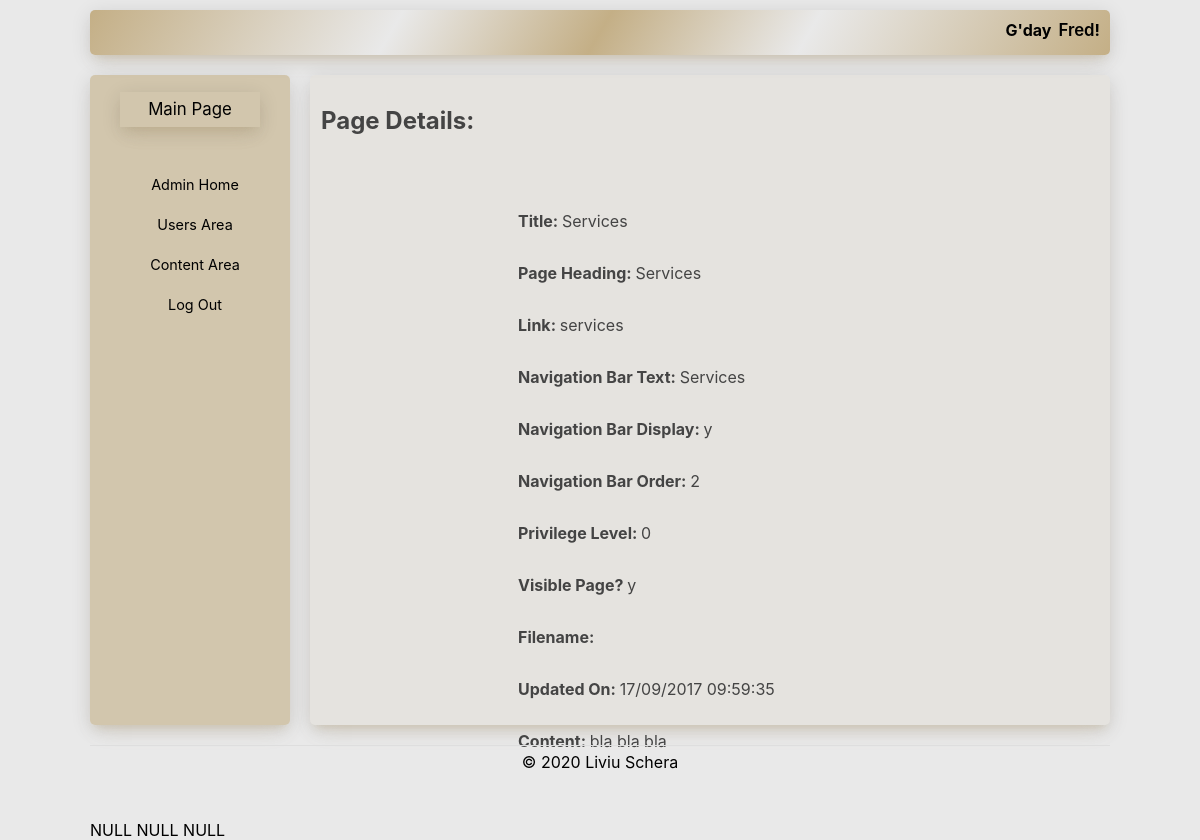
Page /admin/content/view_content.php?id=3 (signed in) on the committed database.
### tables this page shows
CREATE TABLE `content` (
  `id` int(10) NOT NULL,
  `title` varchar(255) NOT NULL,
  `h1` varchar(255) NOT NULL,
  `link` varchar(255) NOT NULL,
  `navBarText` varchar(100) NOT NULL,
  `navBarDisplay` varchar(1) NOT NULL DEFAULT 'n',
  `navBarOrder` int(3) NOT NULL,
  `content` text NOT NULL,
  `includes` varchar(255) NOT NULL,
  `dtg` int(16) NOT NULL,
  `priv` int(1) NOT NULL DEFAULT '0',
  `active` varchar(1) NOT NULL DEFAULT 'n'
);

### private/functions.php (called while the page is built, shortened)
<?php
function url($path)
{
    if ($path[0] !== "/") {
        $path = "/" . $path;
    }
    return WWW_ROOT . $path;
}
function h($string = "")
{
    return htmlspecialchars($string);
}
function has_priv_level($priv_level = 0)
{
    return $_SESSION['priv_level'] >= $priv_level ? true : false;
}
        ?>

### private/database.php (called while the page is built, shortened)
<?php
function db_escape($connection, $string){
    return mysqli_real_escape_string($connection, $string);
}

### private/query_functions.php (called while the page is built, shortened)
<?php
function find_content_by_id($id)
{
    global $db;
    $query = "SELECT * FROM content WHERE id ='" . db_escape($db, $id) . "';";
    $result = mysqli_query($db, $query);
    $content = mysqli_fetch_assoc($result);
    return $content;
}

### public/admin/content/view_content.php (the view, shortened to what this page needs)
<?php require_once '../../../private/initialize.php'; ?>
<?php include SHARED_PATH . '/admin_header.php'; ?>
<?php
$id = $_GET['id'] ?? '';
$content = find_content_by_id($id);
var_dump($_SESSION['same_link']);
var_dump($_SESSION['l']);
var_dump($_SESSION['lid']);
?>
<section class="content">
    <h2 class="spacing">Page Details: <?php echo $user['sname']; ?></h2>
    <article class="view">
        <p><span>Title: </span><?php echo h($content['title']); ?></p>
        <p><span>Page Heading: </span><?php echo h($content['h1']); ?></p>
        <p><span>Link: </span><?php echo h($content['link']); ?></p>
        <p><span>Navigation Bar Text: </span><?php echo h($content['navBarText']); ?></p>
        <p><span>Navigation Bar Display: </span><?php echo h($content['navBarDisplay']); ?></p>
        <p><span>Navigation Bar Order: </span><?php echo h($content['navBarOrder']); ?></p>
        <p><span>Privilege Level: </span><?php echo h($content['priv']); ?></p>
        <p><span>Visible Page? </span><?php echo h($content['active']); ?></p>
        <p><span>Filename: </span><?php echo h($content['includes']) ?? 'None'; ?></p>
        <p><span>Updated On: </span><?php echo date('d/m/Y H:i:s', h($content['dtg'])); ?></p>
        <p><span>Content: </span><?php echo h($content['content']); ?></p>
    </article>
</section>
<?php include SHARED_PATH . '/admin_footer.php'; ?>

### private/shared/admin_header.php (shortened to what this page needs)
<!DOCTYPE HTML>
<html lang="en">
<head>
    <link rel="stylesheet" href="<?php echo url('/css/admin.css'); ?>" >
    <link rel="stylesheet" href="<?php echo url('/css/forms.css'); ?>" >
</head>
<body>
    <div class="wrapper">
        <div class="info">
            <span class="welcome">G'day <span class="lead pad_left_7px"><?php echo $_SESSION['username']; ?></span>!</span>
        </div>
        <header class="logonav">
            <h3 class="logo"><a href="<?php echo url('index.php'); ?>" title="home"> Main Page </a></h3>
            <?php include SHARED_PATH . '/admin_navigation.php'; ?>
        </header>

### private/shared/admin_navigation.php
<nav class="menu">
    <ul>
        <li class="menu_item"><a href="<?php echo url('admin/index.php'); ?>">Admin Home</a></li>
        <li class="menu_item"><a href="<?php echo url('admin/users/index.php'); ?>">Users Area</a></li>
        <?php if (has_priv_level(2)) { ?>
        <li class="menu_item"><a href="<?php echo url('admin/content/index.php'); ?>">Content Area</a></li>
        <?php } ?>
        <li class="menu_item"><a href="<?php echo url('logout.php'); ?>">Log Out</a></li>
    </ul>
</nav>

### private/shared/admin_footer.php (shortened to what this page needs)
<footer class="footer">
    <p>&copy; <?php echo date('Y'); ?> Liviu Schera</p>
</footer>
</div>
</body>
</html>

### public/css/admin.css (style rules this page uses)
html, body, ul, li, h1 { font-family: -apple-system, BlinkMacSystemFont, "Segoe UI", Roboto, Oxygen-Sans, Ubuntu, Cantarell, "Helvetica Neue", sans-serif; margin: 0; }
.content, .info, .logonav, .logo, table, thead, .error, .message, .form, .add_link { border-radius: 5px; box-shadow: 0 12px 20px -10px rgba(196, 175, 134, 0.28), 0 4px 20px 0px rgba(0, 0, 0, 0.12), 0 7px 8px -5px rgba(196, 175, 134, 0.28); }
.wrapper { display: grid; background-color: rgb(233, 233, 233); grid-gap: 20px; box-sizing: border-box; grid-template-columns: 200px 800px; grid-template-rows: 55px calc(100vh - 150px) 55px; grid-template-areas: "info info" "logonav content" "footer footer"; justify-content: center; }
.info { display: grid; margin-top: 10px; grid-area: info; justify-content: right; background: linear-gradient(120deg,#c4af86, transparent 30%, #c4af86, transparent 70%, #c4af86); }
.welcome { display: flex; margin: 10px; }
.content { color: #444; grid-area: content; padding: 11px; background: rgba(196, 175, 134, 0.1); display: grid; grid-template-columns: repeat(4, 1fr); grid-template-rows: repeat(3, minmax(55px, auto)) 1fr; grid-gap: 40px 10px; }
.logonav { display: grid; background: rgba(196, 175, 134, 0.6); grid-area: logonav; grid-template-rows: repeat(10, 90px); font-size: 0.9rem; justify-content: center; }
.logo { display: grid; justify-content: center; align-items: center; height: 35px; line-height: 35px; width: 100%; transition: all .1s ease-in-out; font-weight: normal; border-radius: 0; background: 0; box-sizing: border-box; }
ul { position: relative; left: -40px; width: 100%; }
a { text-decoration: none; color: inherit; }
.menu_item { box-sizing:border-box; padding-left: 10px; display: grid; justify-self: center; list-style: none; height: 40px; line-height: 40px; transition: all .2s ease-in-out; }
.view { display: grid; grid-row-start: 2; grid-column: span 2/4; }
span { font-weight: bold; }
.footer { line-height: 0; border-top: 1px solid rgba(222, 222, 222, 1); grid-area: footer; text-align: center; }
.pad_left_7px { padding-left: 7px; }
.lead { font-size: 1.05rem; font-weight: 600; }

### public/css/forms.css (style rules this page uses)
html, body, ul, li, h1 { font-family: -apple-system, BlinkMacSystemFont, "Segoe UI", Roboto, Oxygen-Sans, Ubuntu, Cantarell, "Helvetica Neue", sans-serif; margin: 0; }
p:before { content: attr(type); display: inline-block; font-size: 14px; color: #5a5a5a; }

### rows in the picture
content: title "Services", h1 "Services", link "services", navBarText "Services", navBarDisplay "y", navBarOrder "2", priv "0", active "y", dtg "17/09/2017 09:59:35", content "bla bla bla"

### other values in the picture
$_SESSION['username'] "Fred"
